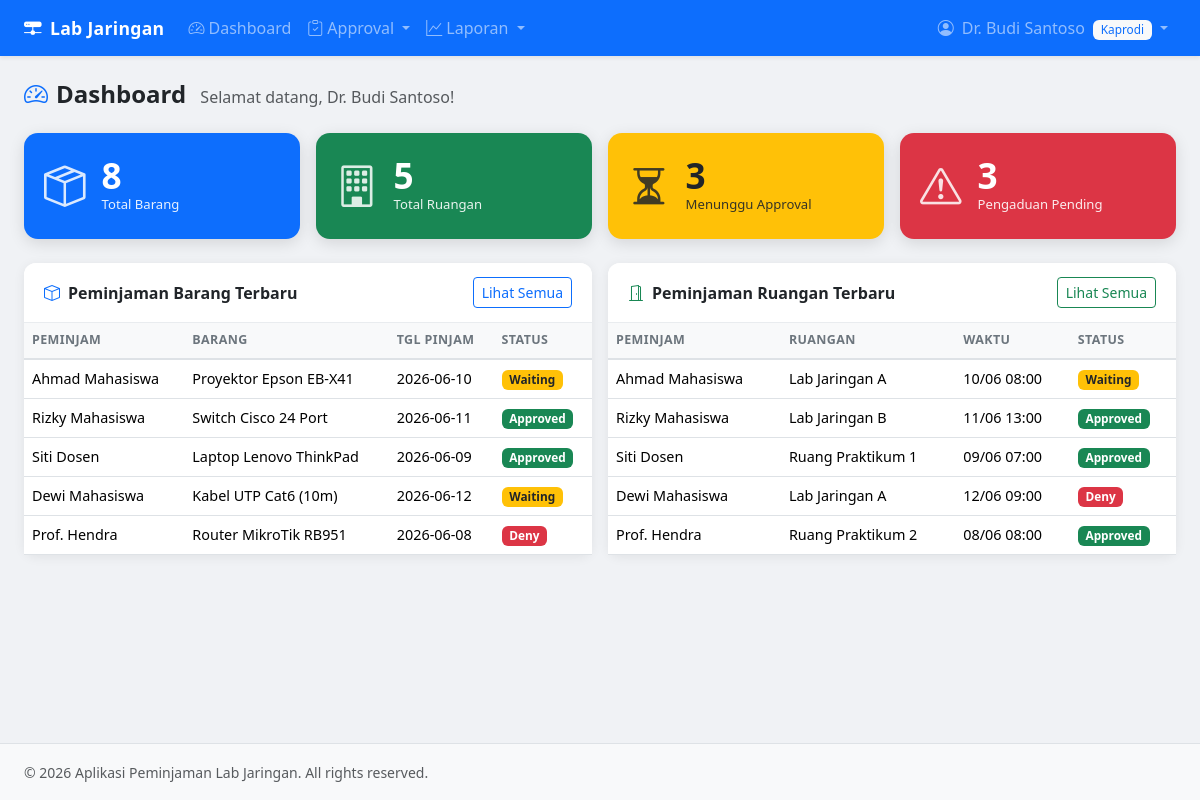
The page /dashboard.php (signed in) on the database as committed earlier.
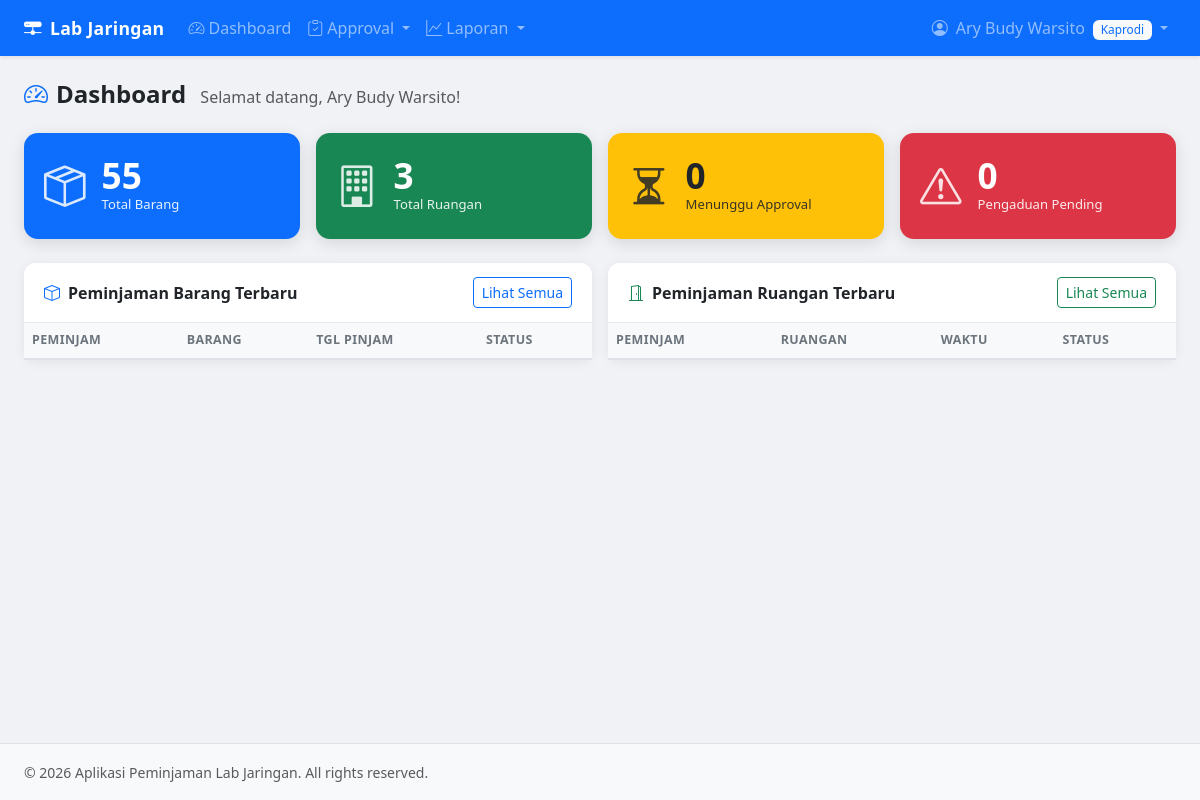
The same page on the database as committed later.
### tables this page shows
CREATE TABLE IF NOT EXISTS `form_peminjamanbarang` (
  `id` int NOT NULL AUTO_INCREMENT,
  `id_user` int NOT NULL,
  `id_barang` int NOT NULL,
  `nama` text NOT NULL,
  `jenis_identitas` text NOT NULL,
  `nomor_identitas` varchar(50) NOT NULL,
  `phone` varchar(20) NOT NULL,
  `tgl_pinjam` date NOT NULL,
  `tgl_kembali` date NOT NULL,
  `tgl_fix` date DEFAULT NULL COMMENT 'Tanggal kembali aktual',
  `keterangan` text NOT NULL,
  `buktiFoto` varchar(255) DEFAULT NULL,
  `status_approval` enum('Waiting','Approved','Deny') NOT NULL DEFAULT 'Waiting',
  `qty` int NOT NULL DEFAULT '1',
  `keterangan_serahterima` text,
  `foto_serahterima` varchar(255) DEFAULT NULL,
  `status_kondisi` enum('Baik','Rusak Ringan','Rusak Berat') DEFAULT NULL,
  `tgl_serahterima` date DEFAULT NULL,
  `created_at` datetime NOT NULL DEFAULT CURRENT_TIMESTAMP,
  `updated_at` datetime NOT NULL DEFAULT CURRENT_TIMESTAMP ON UPDATE CURRENT_TIMESTAMP,
  PRIMARY KEY (`id`),
  KEY `fk_fpb_user` (`id_user`),
  KEY `fk_fpb_barang` (`id_barang`),
  CONSTRAINT `fk_fpb_barang` FOREIGN KEY (`id_barang`) REFERENCES `barang` (`id`) ON DELETE RESTRICT ON UPDATE CASCADE,
  CONSTRAINT `fk_fpb_user` FOREIGN KEY (`id_user`) REFERENCES `users` (`id`) ON DELETE RESTRICT ON UPDATE CASCADE
);

CREATE TABLE IF NOT EXISTS `barang` (
  `id` int NOT NULL AUTO_INCREMENT,
  `namaBarang` text NOT NULL,
  `SN` varchar(100) NOT NULL COMMENT 'Serial Number',
  `gambar` varchar(255) DEFAULT NULL,
  `id_type` int DEFAULT NULL,
  `qty` int NOT NULL DEFAULT '1',
  `status_barang` enum('Tersedia','Dipakai','Rusak') NOT NULL DEFAULT 'Tersedia',
  PRIMARY KEY (`id`),
  UNIQUE KEY `SN` (`SN`),
  KEY `fk_barang_type` (`id_type`),
  CONSTRAINT `fk_barang_type` FOREIGN KEY (`id_type`) REFERENCES `typebarang` (`id`) ON DELETE RESTRICT ON UPDATE CASCADE
);

CREATE TABLE IF NOT EXISTS `form_peminjamanruangan` (
  `id` int NOT NULL AUTO_INCREMENT,
  `id_user` int NOT NULL,
  `id_ruangan` int NOT NULL,
  `nama` text NOT NULL,
  `jenis_identitas` text NOT NULL,
  `nomor_identitas` varchar(50) NOT NULL,
  `phone` varchar(20) NOT NULL,
  `wkt_pinjam` datetime NOT NULL,
  `wkt_kembali` datetime NOT NULL,
  `keterangan` text NOT NULL,
  `buktiFoto` varchar(255) DEFAULT NULL,
  `status_approval` enum('Waiting','Approved','Deny') NOT NULL DEFAULT 'Waiting',
  `keterangan_serahterima` text,
  `foto_serahterima` varchar(255) DEFAULT NULL,
  `status_kondisi` enum('Baik','Kotor','Ada Kerusakan') DEFAULT NULL,
  `tgl_serahterima` date DEFAULT NULL,
  `created_at` datetime NOT NULL DEFAULT CURRENT_TIMESTAMP,
  `updated_at` datetime NOT NULL DEFAULT CURRENT_TIMESTAMP ON UPDATE CURRENT_TIMESTAMP,
  PRIMARY KEY (`id`),
  KEY `fk_fpr_user` (`id_user`),
  KEY `fk_fpr_ruangan` (`id_ruangan`),
  CONSTRAINT `fk_fpr_ruangan` FOREIGN KEY (`id_ruangan`) REFERENCES `ruangan` (`id`) ON DELETE RESTRICT ON UPDATE CASCADE,
  CONSTRAINT `fk_fpr_user` FOREIGN KEY (`id_user`) REFERENCES `users` (`id`) ON DELETE RESTRICT ON UPDATE CASCADE
);

CREATE TABLE IF NOT EXISTS `ruangan` (
  `id` int NOT NULL AUTO_INCREMENT,
  `namaRuangan` text NOT NULL,
  `SN` int NOT NULL COMMENT 'Nomor/Kode Ruangan',
  `gambar` varchar(255) DEFAULT NULL,
  `status_ruangan` enum('Tersedia','Dipakai','Rusak') NOT NULL DEFAULT 'Tersedia',
  PRIMARY KEY (`id`),
  UNIQUE KEY `SN` (`SN`)
);

### dashboard.php (the view, shortened to what the changed rows need)
<?php
require_once __DIR__ . '/includes/db.php';
require_once __DIR__ . '/includes/auth.php';
$role = getRole();
$statsBarang   = $conn->query("SELECT COUNT(*) c FROM Barang")->fetch_assoc()['c'];
$statsRuangan  = $conn->query("SELECT COUNT(*) c FROM ruangan")->fetch_assoc()['c'];
$statsPinjamB  = $conn->query("SELECT COUNT(*) c FROM form_peminjamanBarang WHERE status_approval='Waiting'")->fetch_assoc()['c'];
$statsPinjamR  = $conn->query("SELECT COUNT(*) c FROM form_peminjamanRuangan WHERE status_approval='Waiting'")->fetch_assoc()['c'];
$statsPengaduan= $conn->query("SELECT COUNT(*) c FROM form_pengaduanMasalah WHERE status_pengaduan='Waiting'")->fetch_assoc()['c'];
$recentB = $conn->query("
    SELECT fpb.*, b.namaBarang FROM form_peminjamanBarang fpb
    JOIN Barang b ON b.id=fpb.id_barang
    ORDER BY fpb.created_at DESC LIMIT 5");
$recentR = $conn->query("
    SELECT fpr.*, r.namaRuangan FROM form_peminjamanRuangan fpr
    JOIN ruangan r ON r.id=fpr.id_ruangan
    ORDER BY fpr.created_at DESC LIMIT 5");
require_once __DIR__ . '/includes/header.php';
?>
<h4 class="mb-4 fw-bold"><i class="bi bi-speedometer2 me-2 text-primary"></i>Dashboard
  <small class="fs-6 fw-normal text-muted ms-2">Selamat datang, <?= sanitize($_SESSION['nama']) ?>!</small>
</h4>
<div class="row g-3 mb-4">
<?php if ($role !== 'peminjam'): ?>
  <div class="col-6 col-md-3">
    <div class="stat-card bg-primary">
      <div class="stat-icon"><i class="bi bi-box-seam"></i></div>
      <div>
        <div class="stat-num"><?= $statsBarang ?></div>
        <div class="stat-label">Total Barang</div>
      </div>
    </div>
  </div>
  <div class="col-6 col-md-3">
    <div class="stat-card bg-success">
      <div class="stat-icon"><i class="bi bi-building"></i></div>
      <div>
        <div class="stat-num"><?= $statsRuangan ?></div>
        <div class="stat-label">Total Ruangan</div>
      </div>
    </div>
  </div>
  <div class="col-6 col-md-3">
    <div class="stat-card bg-warning text-dark">
      <div class="stat-icon"><i class="bi bi-hourglass-split"></i></div>
      <div>
        <div class="stat-num"><?= $statsPinjamB + $statsPinjamR ?></div>
        <div class="stat-label">Menunggu Approval</div>
      </div>
    </div>
  </div>
  <div class="col-6 col-md-3">
    <div class="stat-card bg-danger">
      <div class="stat-icon"><i class="bi bi-exclamation-triangle"></i></div>
      <div>
        <div class="stat-num"><?= $statsPengaduan ?></div>
        <div class="stat-label">Pengaduan Pending</div>
      </div>
    </div>
  </div>
<?php endif; ?>
</div>
<div class="row g-3">
  <div class="col-12 col-lg-6">
    <div class="card h-100">
      <div class="card-body p-0">
        <div class="table-responsive">
          <table class="table table-hover mb-0">
            <thead><tr><th>Peminjam</th><th>Barang</th><th>Tgl Pinjam</th><th>Status</th></tr></thead>
            <tbody>
            <?php while ($r = $recentB->fetch_assoc()): ?>
            <tr>
              <td><?= sanitize($r['nama']) ?></td>
              <td><?= sanitize($r['namaBarang']) ?></td>
              <td><?= $r['tgl_pinjam'] ?></td>
              <td><?= badgeApproval($r['status_approval']) ?></td>
            </tr>
            <?php endwhile; ?>
            </tbody>
          </table>
        </div>
      </div>
    </div>
  </div>
  <div class="col-12 col-lg-6">
    <div class="card h-100">
      <div class="card-body p-0">
        <div class="table-responsive">
          <table class="table table-hover mb-0">
            <thead><tr><th>Peminjam</th><th>Ruangan</th><th>Waktu</th><th>Status</th></tr></thead>
            <tbody>
            <?php while ($r = $recentR->fetch_assoc()): ?>
            <tr>
              <td><?= sanitize($r['nama']) ?></td>
              <td><?= sanitize($r['namaRuangan']) ?></td>
              <td><?= date('d/m H:i', strtotime($r['wkt_pinjam'])) ?></td>
              <td><?= badgeApproval($r['status_approval']) ?></td>
            </tr>
            <?php endwhile; ?>
            </tbody>
          </table>
        </div>
      </div>
    </div>
  </div>
</div>
<?php require_once __DIR__ . '/includes/footer.php'; ?>

### includes/header.php (shortened to what the changed rows need)
<!DOCTYPE html>
<html lang="id">
<head>
<link href="https://cdn.jsdelivr.net/npm/bootstrap@5.3.3/dist/css/bootstrap.min.css" rel="stylesheet">
<link href="https://cdn.jsdelivr.net/npm/bootstrap-icons@1.11.3/font/bootstrap-icons.min.css" rel="stylesheet">
<link href="<?= BASE_URL ?>/assets/css/style.css" rel="stylesheet">
</head>
<body>
<nav class="navbar navbar-expand-lg navbar-dark bg-primary shadow-sm sticky-top">
  <div class="container-fluid px-4">
    <div class="collapse navbar-collapse" id="navMain">
      <ul class="navbar-nav">
        <li class="nav-item dropdown">
          <a class="nav-link dropdown-toggle" href="#" data-bs-toggle="dropdown">
            <i class="bi bi-person-circle me-1"></i>
            <?= sanitize($_SESSION['nama']) ?>
            <span class="badge bg-light text-primary ms-1 fw-normal">
            </span>
          </a>
        </li>
      </ul>
    </div>
  </div>
</nav>
<div class="container-fluid px-4 py-4">

### includes/auth.php (shortened to what the changed rows need)
<?php
function getRole() {
    return $_SESSION['role'] ?? '';
}
function sanitize($str) {
    return htmlspecialchars((string)$str, ENT_QUOTES, 'UTF-8');
}
function badgeApproval($status) {
    $map = [
        'Waiting'  => 'warning text-dark',
        'Approved' => 'success',
        'Deny'     => 'danger',
    ];
    $c = $map[$status] ?? 'secondary';
    return '<span class="badge bg-' . $c . '">' . sanitize($status) . '</span>';
}

Rows that differ between the two databases and show on the page:
removed form_peminjamanbarang: nama "Ahmad Mahasiswa", id_barang.namaBarang "Proyektor Epson EB-X41", tgl_pinjam "2026-06-10", status_approval "Waiting"
removed form_peminjamanbarang: nama "Rizky Mahasiswa", id_barang.namaBarang "Switch Cisco 24 Port", tgl_pinjam "2026-06-11", status_approval "Approved"
removed form_peminjamanbarang: nama "Siti Dosen", id_barang.namaBarang "Laptop Lenovo ThinkPad", tgl_pinjam "2026-06-09", status_approval "Approved"
removed form_peminjamanbarang: nama "Dewi Mahasiswa", id_barang.namaBarang "Kabel UTP Cat6 (10m)", tgl_pinjam "2026-06-12", status_approval "Waiting"
removed form_peminjamanbarang: nama "Prof. Hendra", id_barang.namaBarang "Router MikroTik RB951", tgl_pinjam "2026-06-08", status_approval "Deny"
removed form_peminjamanruangan: nama "Ahmad Mahasiswa", id_ruangan.namaRuangan "Lab Jaringan A", wkt_pinjam "10/06 08:00", status_approval "Waiting"
removed form_peminjamanruangan: nama "Rizky Mahasiswa", id_ruangan.namaRuangan "Lab Jaringan B", wkt_pinjam "11/06 13:00", status_approval "Approved"
removed form_peminjamanruangan: nama "Siti Dosen", id_ruangan.namaRuangan "Ruang Praktikum 1", wkt_pinjam "09/06 07:00", status_approval "Approved"
removed form_peminjamanruangan: nama "Dewi Mahasiswa", id_ruangan.namaRuangan "Lab Jaringan A", wkt_pinjam "12/06 09:00", status_approval "Deny"
removed form_peminjamanruangan: nama "Prof. Hendra", id_ruangan.namaRuangan "Ruang Praktikum 2", wkt_pinjam "08/06 08:00", status_approval "Approved"
Other text that changed with them:
$_SESSION['nama']: "Dr. Budi Santoso" → "Ary Budy Warsito"
$statsBarang: "8" → "55"
$statsRuangan: "5" → "3"
$statsPinjamB + $statsPinjamR: "3" → "0"
$statsPengaduan: "3" → "0"
